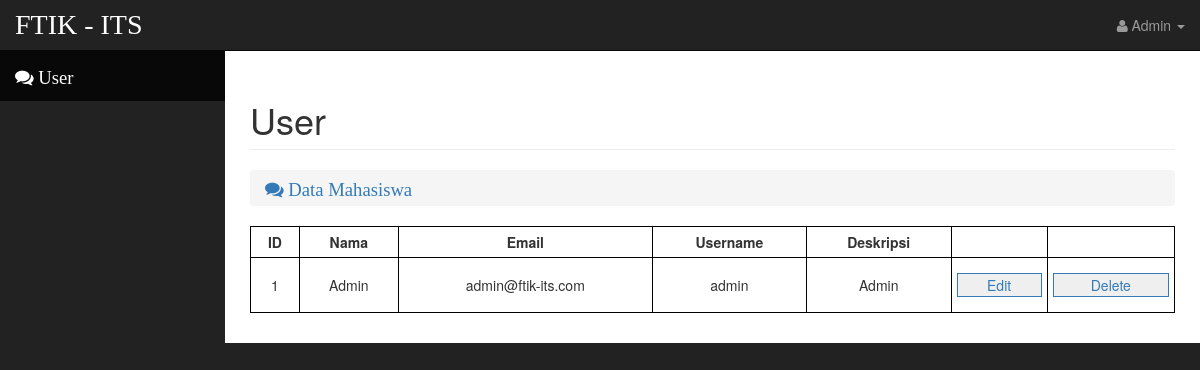
Page /index.php/my_controller/readDataUser on the committed database.
### tables this page shows
CREATE TABLE `user` (
  `id_user` int(25) NOT NULL,
  `nama_user` varchar(50) NOT NULL,
  `email` varchar(50) NOT NULL,
  `username` varchar(25) NOT NULL,
  `password` varchar(40) NOT NULL,
  `deskripsi_user` varchar(10) NOT NULL,
  `isAdmin` tinyint(1) NOT NULL
);

### application/controllers/My_Controller.php (called while the page is built, shortened)
<?php
class My_Controller extends CI_Controller {
	public function __construct() {
		$this->load->model('My_Model');
	}
	public function readDataUser() {
        $data=$this->My_Model->getDatauser('user','','')->result_array();
        $kirim['data']  = $data;
        $this->load->view('user', $kirim);
  	}
}
?>

### index.php (called while the page is built, shortened)
<?php
require_once BASEPATH.'core/CodeIgniter.php';

### application/models/My_Model.php (called while the page is built, shortened)
<?php
class My_Model extends CI_Model {
  public function getDataUser($tabel) {
      return $this->db->get_where($tabel);
  }
}
?>

### application/views/User.php (the view, shortened to what this page needs)
<!DOCTYPE html>
<html lang="en">
<head>
    <link href="<?php echo base_url()?>assets/admin/css/bootstrap.min.css" rel="stylesheet">
	<link href="<?php echo base_url()?>assets/admin/css/sb-admin.css" rel="stylesheet">
	<link href="<?php echo base_url()?>assets/admin/font-awesome/css/font-awesome.min.css" rel="stylesheet" type="text/css">
</head>
<body>
    <div id="wrapper">
        <nav class="navbar navbar-inverse navbar-fixed-top" role="navigation">
            <div class="navbar-header">
                <a class="navbar-brand" href="index.html" style="font-family: Lato-Black; font-size: 28px;">FTIK - ITS</a>
            </div>
            <ul class="nav navbar-right top-nav">
                <li class="dropdown">
                    <a href="#" class="dropdown-toggle" data-toggle="dropdown"><i class="fa fa-user"></i> Admin <b class="caret"></b></a>
                </li>
            </ul>
            <div class="collapse navbar-collapse navbar-ex1-collapse">
                <ul class="nav navbar-nav side-nav">
                    <li class="active">
                        <a href="#"><i class="fa fa-lg fa-comments"> User</i></a>
                    </li>
                </ul>
            </div>
        </nav>
        <div id="page-wrapper">
            <div class="container-fluid">
                <div class="row">
                    <div class="col-lg-12">
                        <h1 class="page-header">
                            User
                        </h1>
                        <ol class="breadcrumb">
                            <li class="active">
                                <a href="#"><i class="fa fa-lg fa-comments"> Data Mahasiswa</i></a>
                            </li>
                        </ol>
                    </div>
                </div>
                <table align="center" style="width: 100%;">
                    <thead>
                        <th style="text-align: center;">ID</th>
                        <th style="text-align: center;">Nama</th>
                        <th style="text-align: center;">Email</th>
                        <th style="text-align: center;">Username</th>
                        <th style="text-align: center;">Deskripsi</th>
                        <th style="padding-right: 20px;"></th>
                    </thead>
                    <tbody style="text-align: center;">
                        <?php foreach ($data as $x) { ?>
                        <tr>
                        <td><?php echo $x['id_user']; ?></td>
                        <td><?php echo $x['nama_user']; ?></td>
                        <td><?php echo $x['email']; ?></td>
                        <td><?php echo $x['username']; ?></td>
                        <td><?php echo $x['deskripsi_user']; ?></td>
                        <td align="center">
                            <a href="<?php echo base_url()."My_Controller/edit/".$x['id_user']; ?>"><button class="btn-block" style="border: solid 1px; margin-top: 10px; margin-bottom: 10px;">Edit</button></a>
                        </td>
                        <td align="center">
                            <a href="<?php echo base_url()."My_Controller/deleteuser/".$x['id_user']; ?>"><button class="btn-block" style="border: solid 1px; margin-top: 10px; margin-bottom: 10px;">Delete</button></a>
                        </td>
                        </tr>
                        <?php } ?>
                    </tbody>
                </table>
                <br>
            </div>
        </div>
    </div>
</body>
</html>

### assets/admin/css/sb-admin.css (style rules this page uses)
body { margin-top: 100px; background-color: #222; }
@media (min-width:768px) { body { margin-top: 50px; } }
#wrapper { padding-left: 0; }
#page-wrapper { width: 100%; padding: 0; background-color: #fff; }
@media (min-width:768px) { #wrapper { padding-left: 225px; } }
@media (min-width:768px) { #page-wrapper { padding: 10px; } }
.top-nav { padding: 0 15px; }
.top-nav>li { display: inline-block; float: left; }
.top-nav>li>a { padding-top: 15px; padding-bottom: 15px; line-height: 20px; color: #999; }
@media (min-width:768px) { .side-nav { position: fixed; top: 51px; left: 225px; width: 225px; margin-left: -225px; border: none; border-radius: 0; overflow-y: auto; background-color: #222; bottom: 0; overflow-x: hidden; padding-bottom: 40px; } }
@media (min-width:768px) { .side-nav>li>a { width: 225px; } }

### application/views/User.php (style rules this page uses)
table, th, td { border: 1px solid black; border-collapse: collapse; }
th, td { padding: 5px; }

### rows in the picture
user: id_user "1", nama_user "Admin", email "admin@ftik-its.com", username "admin", deskripsi_user "Admin"
